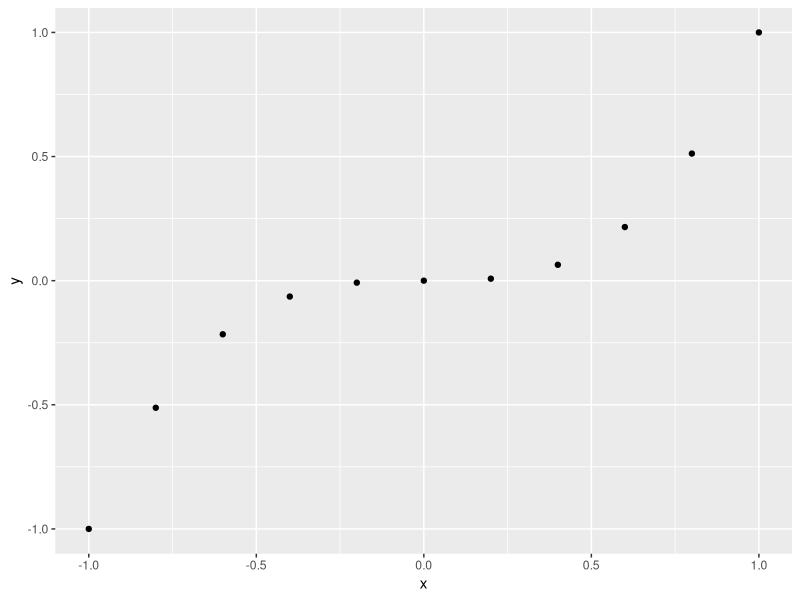
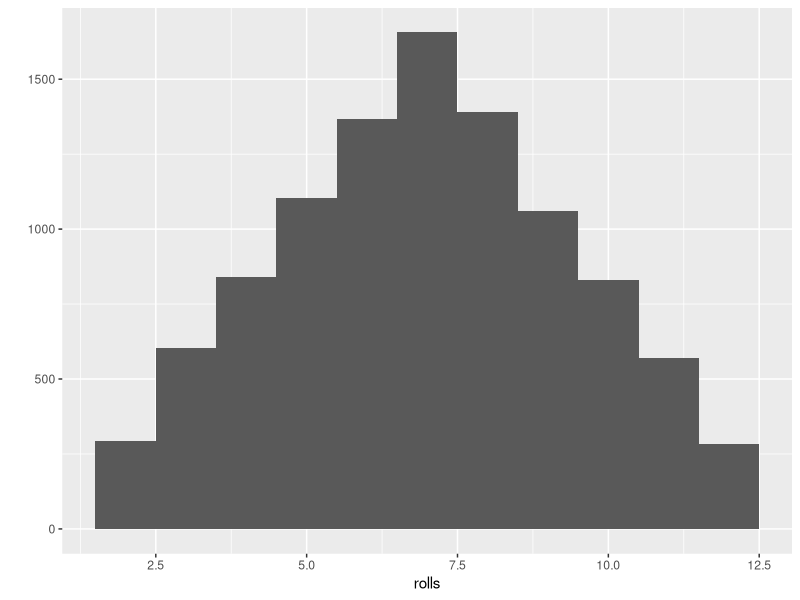
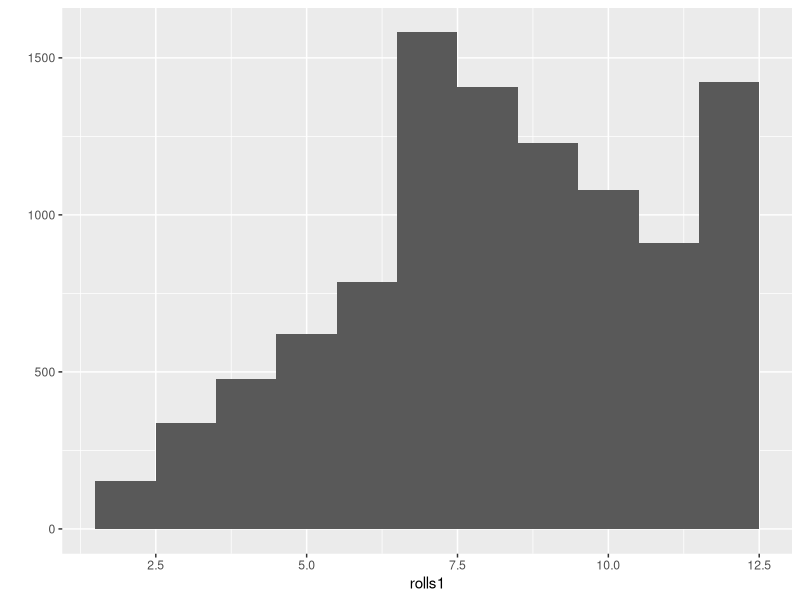

Reproduce these figures in R, in order.
## ---- chunk 1
knitr::opts_chunk$set(echo = TRUE)
## ---- chunk 2
x <- c(-1, -0.8, -0.6, -0.4, -0.2, 0, 0.2, 0.4, 0.6, 0.8, 1)
x
y <- x^3
y
## ---- chunk 3
library(ggplot2)
qplot(x, y)
## ---- chunk 4
roll<-function(){
die<-1:6
dice<-sample(die,size=2,replace=TRUE)
sum(dice)
}
rolls<-replicate(10000,roll())
## ---- chunk 5
library(ggplot2)
qplot(rolls,binwidth=1)
## ---- chunk 6
roll1<-function(){
die<-1:6
dice<-sample(die,size=2,replace=TRUE,
prob = c(1/8, 1/8, 1/8, 1/8, 1/8, 3/8))
sum(dice)
}
rolls1<-replicate(10000,roll1())
## ---- chunk 7
library(ggplot2)
qplot(rolls1,binwidth=1)
## ---- chunk 8
suits <- c("Diamonds", "Clubs", "Hearts", "Spades")
face <- c("Ace", "Deuce", "Three", "Four","Five", "Six", "Seven", "Eight",
           "Nine", "Ten", "Jack", "Queen", "King")
values <- c(rep(1:13,4))
## ---- chunk 9
deck <- data.frame(
face = c("king", "queen", "jack", "ten", "nine", "eight", "seven", "six",
"five", "four", "three", "two", "ace", "king", "queen", "jack", "ten",
"nine", "eight", "seven", "six", "five", "four", "three", "two", "ace",
"king", "queen", "jack", "ten", "nine", "eight", "seven", "six", "five",
"four", "three", "two", "ace", "king", "queen", "jack", "ten", "nine",
"eight", "seven", "six", "five", "four", "three", "two", "ace"),
suit = c("spades", "spades", "spades", "spades", "spades", "spades",
"spades", "spades", "spades", "spades", "spades", "spades", "spades",
"clubs", "clubs", "clubs", "clubs", "clubs", "clubs", "clubs", "clubs",
"clubs", "clubs", "clubs", "clubs", "clubs", "diamonds", "diamonds",
"diamonds", "diamonds", "diamonds", "diamonds", "diamonds", "diamonds",
"diamonds", "diamonds", "diamonds", "diamonds", "diamonds", "hearts",
"hearts", "hearts", "hearts", "hearts", "hearts", "hearts", "hearts",
"hearts", "hearts", "hearts", "hearts", "hearts"),
value = c(13, 12, 11, 10, 9, 8, 7, 6, 5, 4, 3, 2, 1, 13, 12, 11, 10, 9, 8,
7, 6, 5, 4, 3, 2, 1, 13, 12, 11, 10, 9, 8, 7, 6, 5, 4, 3, 2, 1, 13, 12, 11,
10, 9, 8, 7, 6, 5, 4, 3, 2, 1))
## ---- chunk 10
deck
## ---- chunk 11
deal <- function(cards) {
cards[1, ]
}
shuffle <- function(cards) {
random <- sample(1:52, size = 52)
cards[random, ]
}
## ---- chunk 12
deal(deck)
deck2 <- shuffle(deck)
## ---- chunk 13
deal(deck2)
## ---- chunk 14
suits <- c("Diamonds", "Clubs", "Hearts", "Spades")
face <- c("Ace", "Deuce", "Three", "Four","Five", "Six", "Seven", "Eight",
          "Nine", "Ten", "Jack", "Queen", "King")
values <- c(rep(1:13,4))

deck <- expand.grid(face=face, suits=suits)
deck$value <- values


deck2 <- deck

deck2$new <- 1:52

deck2[c(13, 26, 39, 52), ]
## ---- chunk 15
deck2$face == "Ace"
sum(deck2$face == "Ace")
## ---- chunk 16
deck3 <- deck
deck3$value[deck3$face == "Ace"] <- 14

## ---- chunk 17
deck4<-deck

deck4$value <- 0
deck4$value[deck4$suits == "Hearts"] <- 1
deck4$value[deck4$suits == "Hearts"]

deck4$face == "Queen" & deck4$suits == "Spades"

queenofsp <- deck4$face == "Queen" & deck4$suits == "Spades"
deck4[queenofsp, ]

deck4$value[queenofsp] <- 13 
deck4$face[queenofsp] <- "Queen"
deck4$suits[queenofsp] <- "Spades"
## ---- chunk 18
knitr::kable(deck4)
## ---- chunk 19
setup <- function(deck) {
DECK <- deck
DEAL <- function() {
card <- deck[1, ]
assign("deck", deck[-1, ], envir = parent.env(environment()))
card
}
SHUFFLE <- function(){
random <- sample(1:52, size = 52)
assign("deck", DECK[random, ], envir = parent.env(environment()))
}
list(deal = DEAL, shuffle = SHUFFLE)
}
cards <- setup(deck)
deal <- cards$deal
shuffle <- cards$shuffle
## ---- chunk 20
get_symbols <- function() {
  wheel <- c("DD","7","BBB","BB","B","C","0")
  sample(wheel,size = 3,replace= TRUE,prob = c(0.03,0.03,0.06,0.1,0.25,0.01,0.52))
}
## ---- chunk 21
get_symbols()
## ---- chunk 22
score <- function(symbols){
  same <- symbols[1] == symbols[2] && symbols[2] == symbols[3]
  bars <- symbols %in% c("B","BB","BBB")
  if(same){
    payouts <- c("DD" = 100,
                 "7" = 80,
                 "BBB" = 40,
                 "BB" = 25,
                 "B" = 10,
                 "C" = 10,
                 "0" = 0)
    prize <- unname(payouts[symbols[1]])
  }
  else if(all(bars)){
    prize <- 5
  }
  else{
    cherries <- sum(symbols == "C")
    prize <- c(0,2,5)[cherries +1]
  }
  
  diamonds <- sum(symbols == "DD")
  prize * 2 ^ diamonds
}
## ---- chunk 23
play <- function(){
  symbols <- get_symbols()
  print(symbols)
  score(symbols)
}
play()
## ---- chunk 24
play <- function(){
  symbols <- get_symbols()
  structure(score(symbols),symbols = symbols)
}
play()
## ---- chunk 25
slot_display <- function(prize){
  #extract the symbols
  symbols <- attr(prize,"symbols")    
  #combine symbol with prize as a regular expression
  symbols <- paste(symbols,collapse = " ")
  #append with new line character
  string <- paste(symbols,prize,sep="\n$")  
  cat(string)   #display without quotes
}
one_play <- play()
## ---- chunk 26
wheel <- c("DD","7","BBB","BB","B","C","0")
combos <- expand.grid(wheel,wheel,wheel,stringsAsFactors = FALSE)
head(combos,3)
## ---- chunk 27
prob <- c("DD" = 0.03,"7" = 0.03,"BBB" = 0.06,"BB" = 0.1,"B" = 0.25,"C" = 0.01,"0" = 0.52)

combos$prob1 <- prob[combos$Var1]
combos$prob2 <- prob[combos$Var2]
combos$prob3 <- prob[combos$Var3]

combos$prob = combos$prob1 * combos$prob2 * combos$prob3
head(combos,3)
## ---- chunk 28
combos$prize <- NA
for(i in 1:nrow(combos)){
  symbols <- c(combos[i,1],combos[i,2],combos[i,3])
  combos$prize[i] <- score(symbols)
}
head(combos,3)
## ---- chunk 29
sum(combos$prize * combos$prob)
## ---- chunk 30
score <- function(symbols){
  diamonds <- sum(symbols == "DD")
  cherries <- sum(symbols == "C")
  #case identification
  slots <- symbols[symbols != "DD"]
  same <- length(unique(slots)) == 1
  bars <- slots %in% c("B","BB","BBB")
  #assign prize
  if(diamonds == 3){
    prize <- 100
  } else if(same){
    payouts <- c("7"=80,"BBB"=40,"BB"=25,"B"=10,"C"=10,"0"=0)
    prize <- unname(payouts[slots[1]])
  } else if(all(bars)){
    prize <- 5
  } else if(cherries > 0){
    prize <- c(0,2,5)[cherries + diamonds + 1]
  } else {
    prize <- 0
  }
  #double the prize for each diamond
  prize * 2^diamonds  
}

#reassinging the prize value
combos$prize <- NA
for(i in 1:nrow(combos)){
  symbols <- c(combos[i,1],combos[i,2],combos[i,3])
  combos$prize[i] <- score(symbols)
}

#finding sum
sum(combos$prize * combos$prob)
## ---- chunk 31
plays_till_broke <- function(start_with) {
  cash <- start_with
  n<-0
  while(cash >0){
    cash <- cash - 1 + play()
    n <- n + 1
  }
  n
}
## ---- chunk 32
library(ggplot2)
